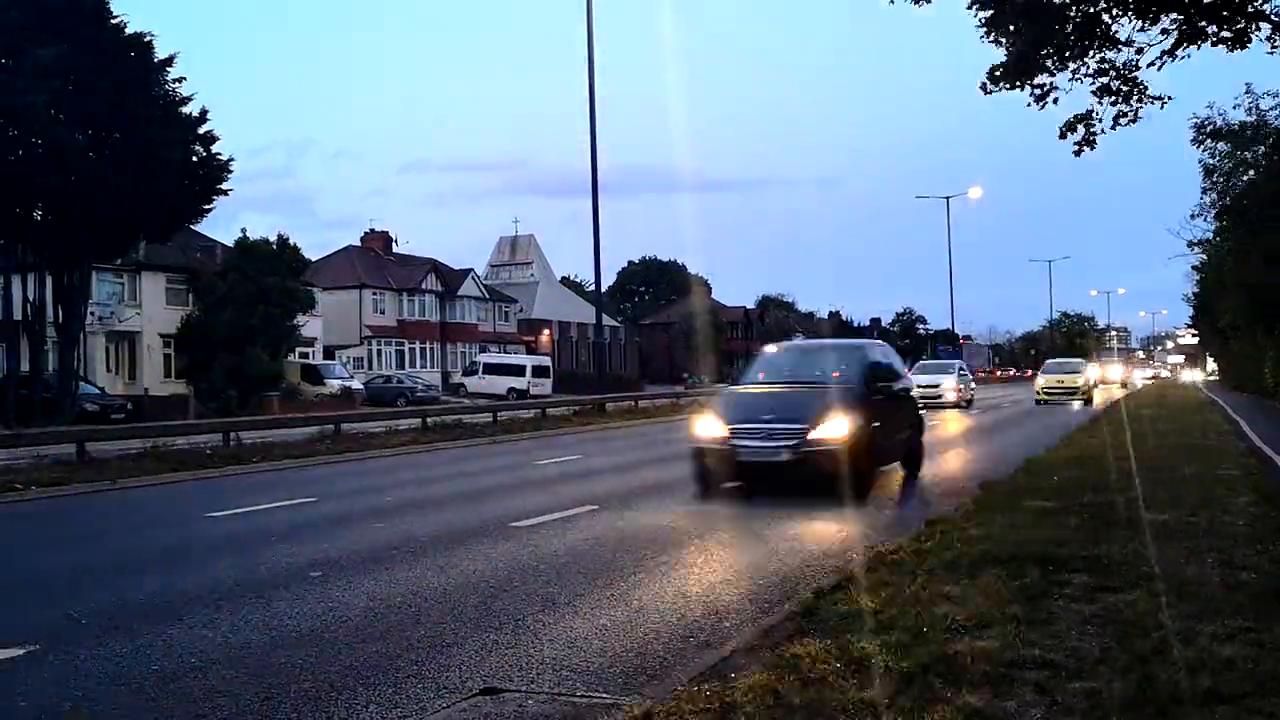
#> input picture frame 26 of Media/video.mp4, 1280 x 720 px
$ python main.py
#> lines starting #> are read from the running program, lines starting #| are printed output that depends on the picture
import cv2  # image
import time  # delay
import imutils  # resize

cam = cv2.VideoCapture('Media/video.mp4')  # cam id
time.sleep(1)

firstFrame = None
area = 500

while True:
    # read frame from video
    _, img = cam.read()
#> img is the input picture: shape (720, 1280, 3); mean B, G, R 116.4, 99.3, 85.6
    text = "Normal"
    assert img is not None, "file reading was done"

    # resize the image
    img = imutils.resize(img, width=500)
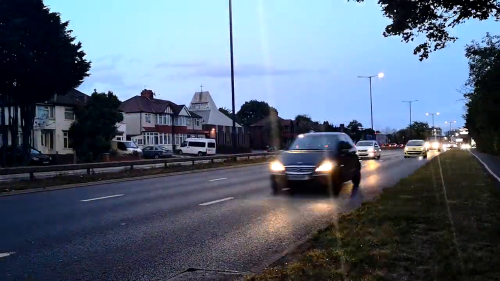
#> img: shape (281, 500, 3); mean B, G, R 116.4, 99.3, 85.6

    # color 2 Gray scale image
    grayImg = cv2.cvtColor(img, cv2.COLOR_BGR2GRAY)
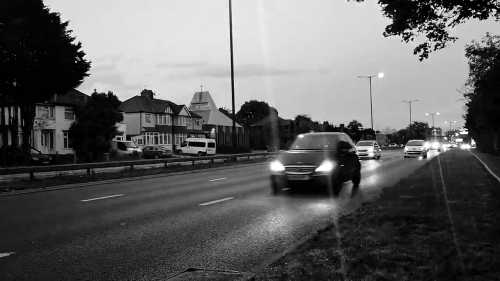
#> grayImg: shape (281, 500); min 0, max 255, mean 97.1

    # smoothen the image
    gaussianImg = cv2.GaussianBlur(grayImg, (21, 21), 0)
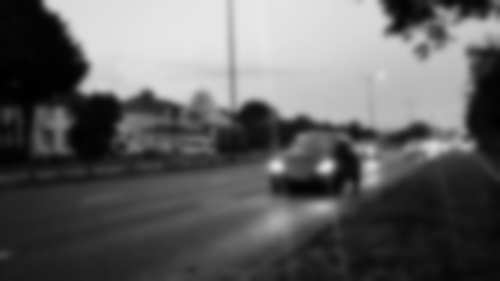
#> gaussianImg: shape (281, 500); min 1, max 233, mean 97.1

    # capturing 1st frame on 1st iteration
    if firstFrame is None:
        firstFrame = gaussianImg
        continue

    # absolute diff b/w 1st nd current frame
    imgDiff = cv2.absdiff(firstFrame, gaussianImg)

    # Converting the pixel value
    # if it is smaller than the threshold, it is set to 0,
    # otherwise it is set to a maximum value.
    threshImg = cv2.threshold(imgDiff, 70, 255, cv2.THRESH_BINARY)[1]

    threshImg = cv2.dilate(threshImg, None, iterations=2)

    cnts = cv2.findContours(threshImg.copy(), cv2.RETR_EXTERNAL,
                            cv2.CHAIN_APPROX_SIMPLE)

    cnts = imutils.grab_contours(cnts)
    for c in cnts:
        if cv2.contourArea(c) < area:
            continue
        (x, y, w, h) = cv2.boundingRect(c)
        cv2.rectangle(img, (x, y), (x + w, y + h), (0, 255, 0), 2)
        text = "Moving Object detected"
    print(text)
    cv2.putText(img, text, (10, 20),
                cv2.FONT_HERSHEY_SIMPLEX, 0.5, (0, 0, 255), 2)
    cv2.imshow("CCTV", img)
    key = cv2.waitKey(1) & 0xFF
    if key == ord("q"):
        break

cam.release()
cv2.destroyAllWindows()

$ run again, starting later in the video
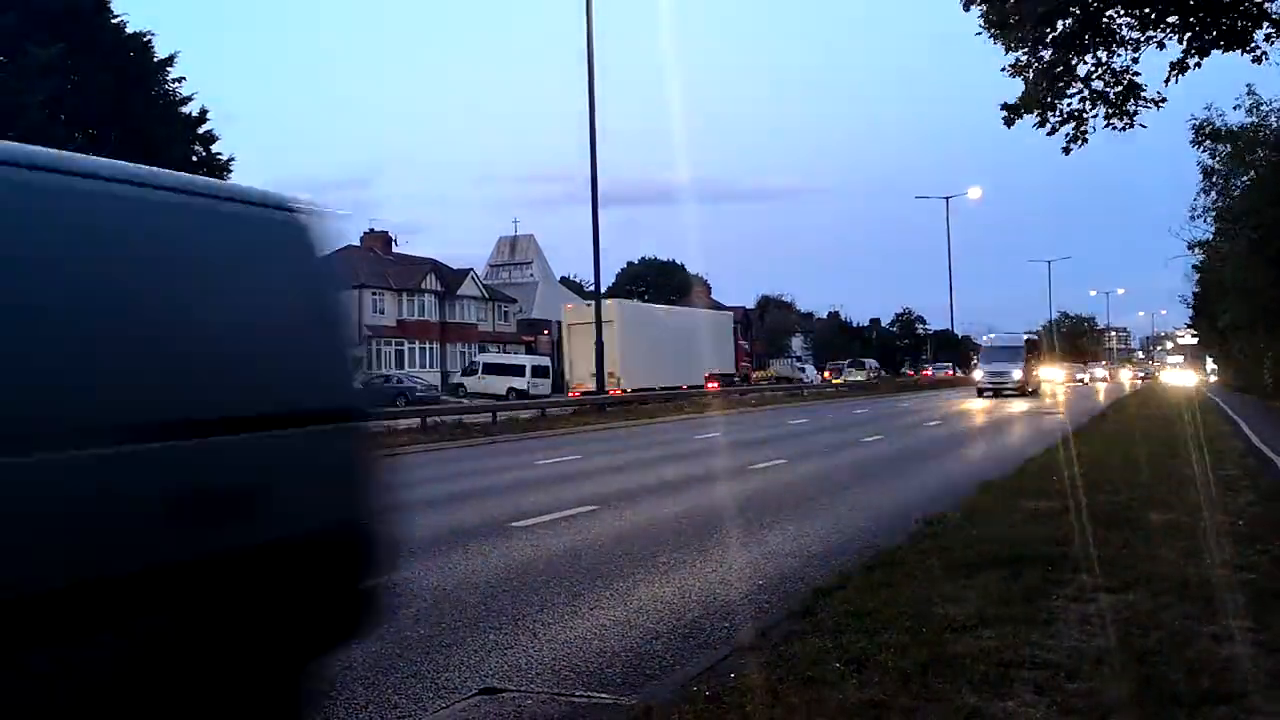
#> input picture frame 117 of Media/video.mp4, 1280 x 720 px
#> img is the input picture: shape (720, 1280, 3); mean B, G, R 108.7, 88.9, 75.6
#> img: shape (281, 500, 3)
#> `grayImg = cv2.cvtColor(img, cv2.COLOR_BGR2GRAY)`:
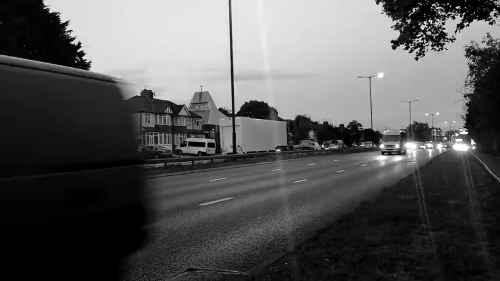
#> grayImg: shape (281, 500); min 0, max 255, mean 87.2
#> `gaussianImg = cv2.GaussianBlur(grayImg, (21, 21), 0)`:
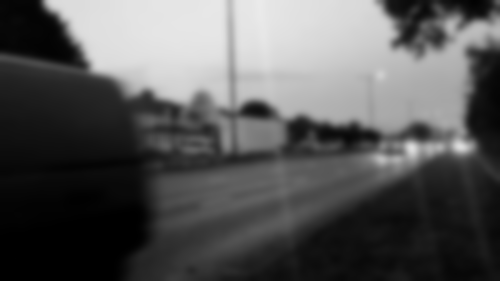
#> gaussianImg: shape (281, 500); min 0, max 234, mean 87.2

$ run again, starting later in the video
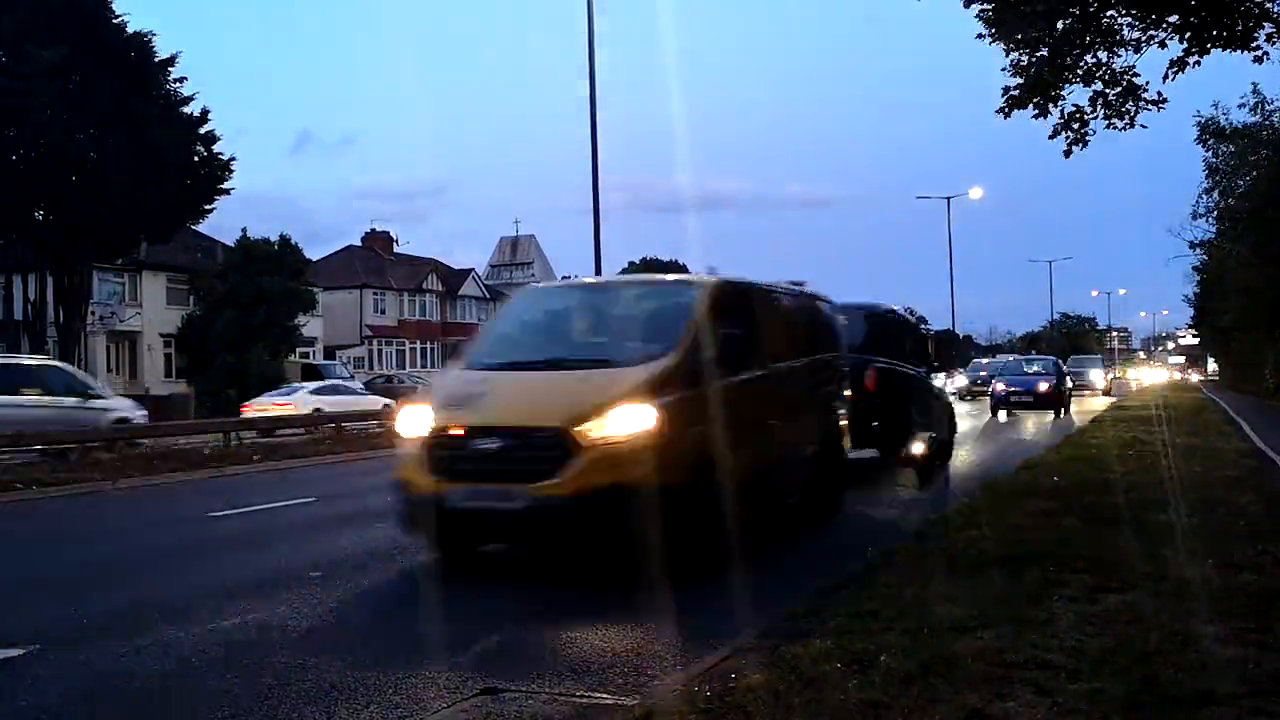
#> input picture frame 208 of Media/video.mp4, 1280 x 720 px
#> img is the input picture: shape (720, 1280, 3); mean B, G, R 100.4, 78.8, 64.7
#> img: shape (281, 500, 3)
#> `grayImg = cv2.cvtColor(img, cv2.COLOR_BGR2GRAY)`:
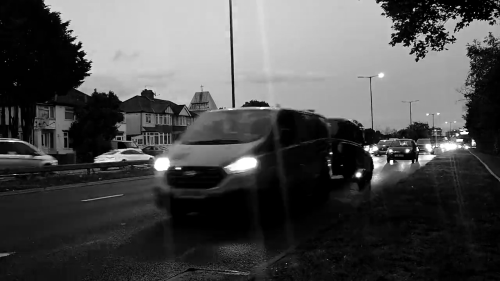
#> grayImg: shape (281, 500); min 0, max 255, mean 77.1
#> `gaussianImg = cv2.GaussianBlur(grayImg, (21, 21), 0)`:
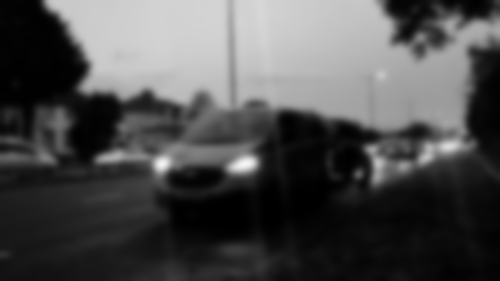
#> gaussianImg: shape (281, 500); min 0, max 244, mean 77.1
